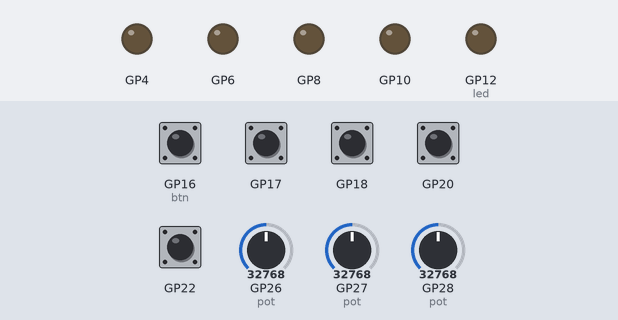
This program was run on a simulated Raspberry Pi Pico running CircuitPython. Shown: output pins drawn as LEDs (lit = HIGH). The test bench sets the inputs (shaded band); at power-on: GP16 (btn), GP17, GP18, GP20, GP22 HIGH, GP26 (pot) = 32768, GP27 (pot) = 32768, GP28 (pot) = 32768 (analog values on the 0–65535 scale). MIDI messages are not drawn.

Above: at 1.2 s.
1.3 s: GP16 (btn) pulled LOW for 0.15 s
At 2.5 s:
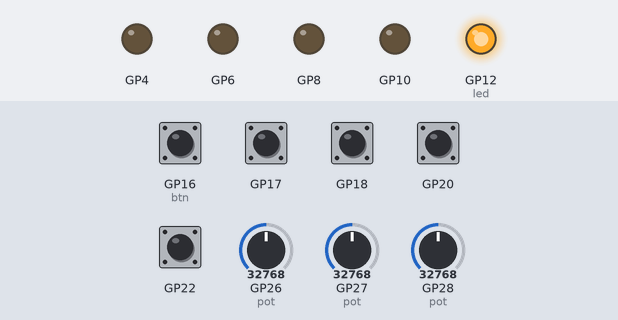
2.9 s: GP17 pulled LOW for 0.15 s
At 3.9 s:
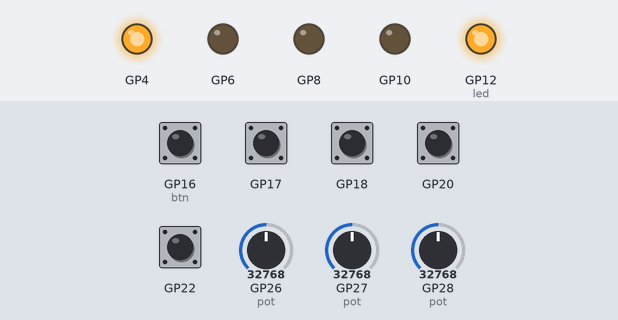
4.5 s: GP18 pulled LOW for 0.15 s
At 4.8 s:
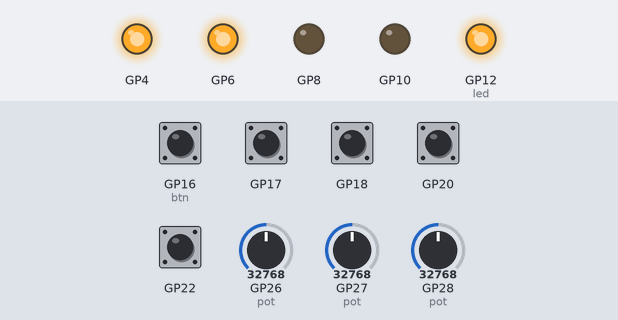
6.1 s: GP20 pulled LOW for 0.15 s
At 7.3 s:
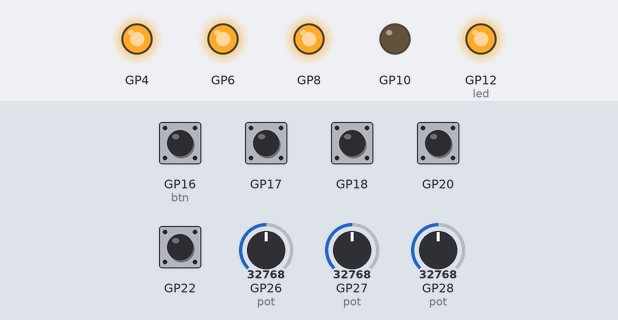
7.7 s: GP22 pulled LOW for 0.15 s
At 8.7 s:
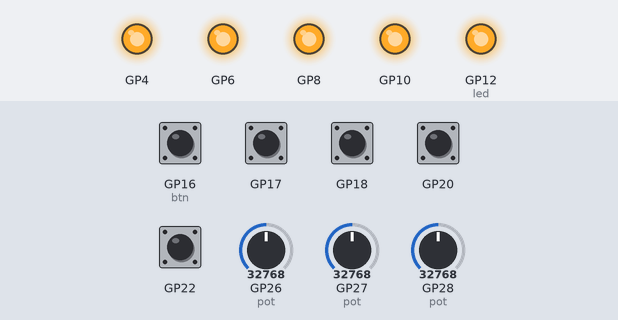
9.3 s: GP16 (btn) pulled LOW for 1 s
At 9.6 s:
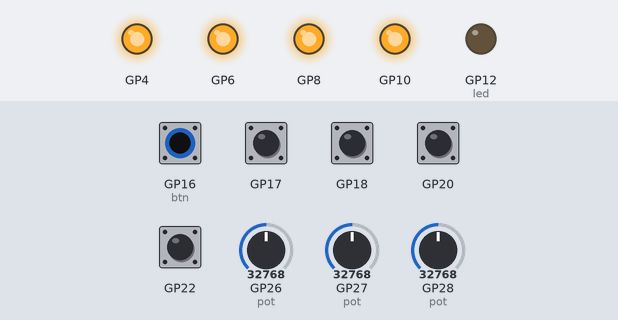
Timing chart, 0 to 12.3 s (numbered marks = the images above; inputs shaded):
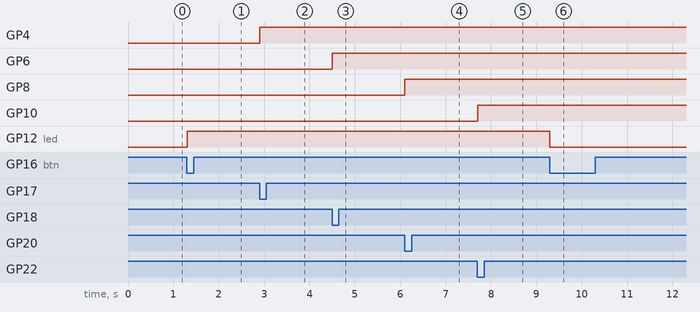

The program:

basic-midi-pedal.py
```python
import time
import board
import digitalio
import usb_midi
import adafruit_midi
import asyncio
from adafruit_midi.note_on import NoteOn
from adafruit_midi.note_off import NoteOff
from adafruit_midi.control_change import ControlChange
import analogio

# --- Setup MIDI ---
midi = adafruit_midi.MIDI(midi_out=usb_midi.ports[1], out_channel=0)

# --- Configuration: pins and MIDI notes ---
controls = [
    {"button_pin": board.GP16, "led_pin": board.GP12, "note": 60},  # C4
    {"button_pin": board.GP17, "led_pin": board.GP4, "note": 62},  # D4
    {"button_pin": board.GP18, "led_pin": board.GP6, "note": 64},  # E4
    {"button_pin": board.GP20, "led_pin": board.GP8, "note": 65},  # F4
    {"button_pin": board.GP22, "led_pin": board.GP10, "note": 67},  # G4
    # Add more controls here as needed
]

# --- Pots ---
potControls = [
    {"prev_val": 0, "curr_val": 0, "midi_cc": 1, "pot": analogio.AnalogIn(board.GP26)},
    {"prev_val": 0, "curr_val": 0, "midi_cc": 2, "pot": analogio.AnalogIn(board.GP27)},
    {"prev_val": 0, "curr_val": 0, "midi_cc": 3, "pot": analogio.AnalogIn(board.GP28)},
]


async def read_buttons():
    # --- Initialize hardware and state ---
    for ctrl in controls:
        # Setup button
        btn = digitalio.DigitalInOut(ctrl["button_pin"])
        btn.switch_to_input(pull=digitalio.Pull.UP)
        ctrl["button"] = btn

        # Setup LED
        led = digitalio.DigitalInOut(ctrl["led_pin"])
        led.direction = digitalio.Direction.OUTPUT
        led.value = False
        ctrl["led"] = led

        # Debounce state
        ctrl["prev_state"] = True
        ctrl["last_press_time"] = 0

    debounce_delay = 0.1

    while True:
        now = time.monotonic()

        for ctrl in controls:
            current_button_state = ctrl[
                "button"
            ].value  # True = unpressed, False = pressed

            if (
                not current_button_state
                and ctrl["prev_state"]
                and (now - ctrl["last_press_time"]) > debounce_delay
            ):
                ctrl["last_press_time"] = now

                # Toggle LED
                ctrl["led"].value = not ctrl["led"].value

                # Send MIDI note
                midi.send(NoteOn(note=ctrl["note"], velocity=100))
                await asyncio.sleep(0.1)  # Use async sleep
                midi.send(NoteOff(note=ctrl["note"], velocity=0))

            ctrl["prev_state"] = current_button_state

        await asyncio.sleep(0.01)  # Fast polling for buttons


def make_interpolater(left_min, left_max, right_min, right_max):
    # Figure out how 'wide' each range is
    leftSpan = left_max - left_min
    rightSpan = right_max - right_min

    # Compute the scale factor between left and right values
    scaleFactor = float(rightSpan) / float(leftSpan)

    # create interpolation function using pre-calculated scaleFactor
    def interp_fn(value):
        return right_min + (value - left_min) * scaleFactor

    return interp_fn


async def read_pots():
    pot_to_midi_scaler = make_interpolater(0, 65535, 0, 127)
    while True:
        await asyncio.sleep(0.05)
        for pot_control in potControls:
            pot_control["curr_val"] = round(
                pot_to_midi_scaler(pot_control["pot"].value)
            )
            if abs(pot_control["curr_val"] - pot_control["prev_val"]) > 2:
                pot_control["prev_val"] = pot_control["curr_val"]
                potChange = ControlChange(
                    pot_control["midi_cc"], pot_control["curr_val"]
                )
                midi.send(potChange)


async def main():
    button_task = asyncio.create_task(read_buttons())
    pot_task = asyncio.create_task(read_pots())
    await asyncio.gather(button_task, pot_task)


asyncio.run(main())
```

Measured:
- after the input at 1.3 s, GP12 (led): LOW → HIGH at once
- after the input at 2.9 s, GP4: LOW → HIGH at once
- after the input at 4.5 s, GP6: LOW → HIGH at once
- after the input at 6.1 s, GP8: LOW → HIGH at once
- after the input at 7.7 s, GP10: LOW → HIGH at once
- after the input at 9.3 s, GP12 (led): HIGH → LOW at once
